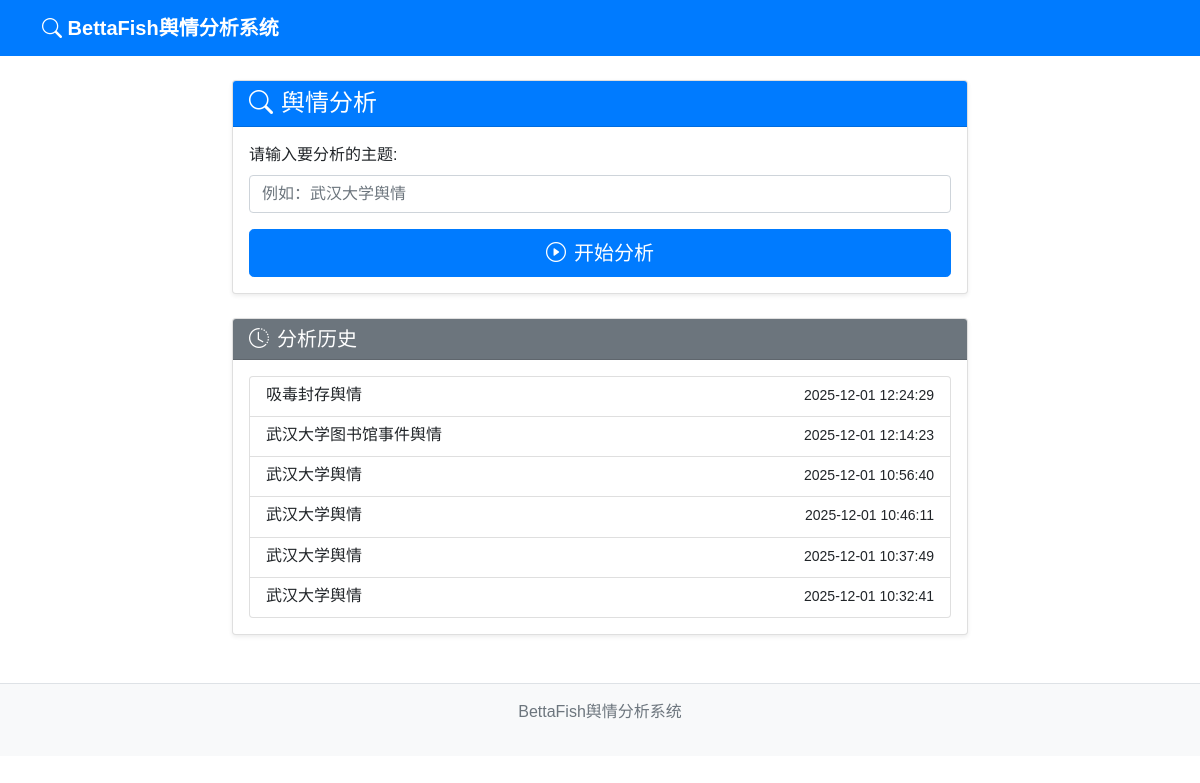
The page / on the database its author committed.
### tables this page shows
CREATE TABLE analysis_records (
                        id INTEGER PRIMARY KEY AUTOINCREMENT,
                        topic TEXT NOT NULL,
                        crawled_data TEXT,
                        insight_result TEXT,
                        report TEXT,
                        created_at TIMESTAMP DEFAULT CURRENT_TIMESTAMP
                    );

### web_app.py (the view)
@app.route('/')
def index():
    initialize_app()
    history = database.get_analysis_history()
    return render_template('index.html', history=history)

### db.py (called while the page is built)
    def get_analysis_history(self, limit: int = 10) -> List[Dict[str, Any]]:
        try:
            with sqlite3.connect(self.db_path) as conn:
                conn.row_factory = sqlite3.Row
                cursor = conn.cursor()
                cursor.execute('''
                    SELECT id, topic, created_at FROM analysis_records
                    ORDER BY created_at DESC LIMIT ?
                ''', (limit,))
                rows = cursor.fetchall()
                return [dict(row) for row in rows]
        except Exception as e:
            logger.error(f"获取分析历史记录失败: {e}")
            return []

### web_app.py (called while the page is built)
def initialize_app():
    global config, database
    if config is None:
        config = Settings()
    if database is None:
        database = get_database()
    logger.info("应用初始化完成")

### templates/index.html (shortened to what this page needs)
{% extends "base.html" %}
{% block content %}
<div class="row">
    <div class="col-lg-8 mx-auto">
        <div class="card">
            <div class="card-header bg-primary text-white">
                <h4 class="mb-0"><i class="bi bi-search me-2"></i>舆情分析</h4>
            </div>
            <div class="card-body">
                <form id="analysisForm">
                    <div class="mb-3">
                        <label for="topic" class="form-label">请输入要分析的主题:</label>
                        <input type="text" class="form-control" id="topic" name="topic" placeholder="例如：武汉大学舆情" required>
                    </div>
                    <div class="d-grid">
                        <button type="submit" class="btn btn-primary btn-lg">
                            <i class="bi bi-play-circle me-2"></i>开始分析
                        </button>
                    </div>
                </form>
            </div>
        </div>
        {% if history %}
        <div class="card mt-4">
            <div class="card-header bg-secondary text-white">
                <h5 class="mb-0"><i class="bi bi-clock-history me-2"></i>分析历史</h5>
            </div>
            <div class="card-body">
                <div class="list-group">
                    {% for record in history %}
                    <a href="#" class="list-group-item list-group-item-action history-item" data-id="{{ record.id }}">
                        <div class="d-flex w-100 justify-content-between">
                            <h6 class="mb-1">{{ record.topic }}</h6>
                            <small>{{ record.created_at }}</small>
                        </div>
                    </a>
                    {% endfor %}
                </div>
            </div>
        </div>
        {% endif %}
    </div>
</div>
{% endblock %}

### templates/base.html (shortened to what this page needs)
<!DOCTYPE html>
<html lang="zh">
<head>
    <link href="https://cdn.jsdelivr.net/npm/bootstrap@5.1.3/dist/css/bootstrap.min.css" rel="stylesheet">
    <link rel="stylesheet" href="https://cdn.jsdelivr.net/npm/bootstrap-icons@1.7.2/font/bootstrap-icons.css">
    <link rel="stylesheet" href="{{ url_for('static', filename='style.css') }}">
</head>
<body>
    <nav class="navbar navbar-expand-lg navbar-dark bg-primary">
        <div class="container">
            <a class="navbar-brand" href="/">
                <i class="bi bi-search"></i> BettaFish舆情分析系统
            </a>
        </div>
    </nav>
    <div class="container my-4">
        {% block content %}{% endblock %}
    </div>
    <footer class="bg-light">
        <div class="container text-center text-muted">
            <p>BettaFish舆情分析系统</p>
        </div>
    </footer>
</body>
</html>

### static/style.css (style rules this page uses)
body { font-family: "Microsoft YaHei", sans-serif; }
.navbar-brand { font-weight: bold; }
.card { box-shadow: 0 0.125rem 0.25rem rgba(0, 0, 0, 0.075); border: 1px solid rgba(0, 0, 0, 0.125); margin-bottom: 1rem; }
footer { margin-top: 2rem; padding: 1rem 0; border-top: 1px solid #dee2e6; }
.btn-primary { background-color: #007bff; border-color: #007bff; }
.bg-primary { background-color: #007bff !important; }
.text-white { color: white !important; }

### rows shown on the page
analysis_records: topic "吸毒封存舆情", created_at "2025-12-01 12:24:29"
analysis_records: topic "武汉大学图书馆事件舆情", created_at "2025-12-01 12:14:23"
analysis_records: topic "武汉大学舆情", created_at "2025-12-01 10:56:40"
analysis_records: topic "武汉大学舆情", created_at "2025-12-01 10:46:11"
analysis_records: topic "武汉大学舆情", created_at "2025-12-01 10:37:49"
analysis_records: topic "武汉大学舆情", created_at "2025-12-01 10:32:41"
